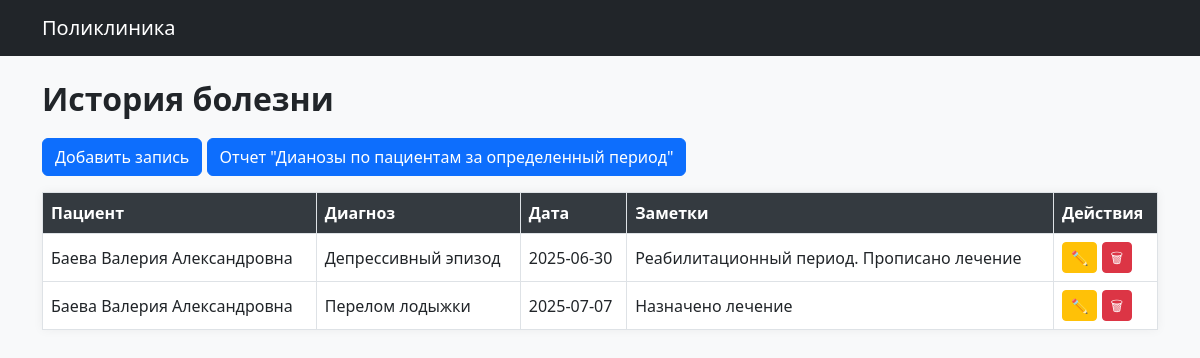
Before: /records with the older database file.
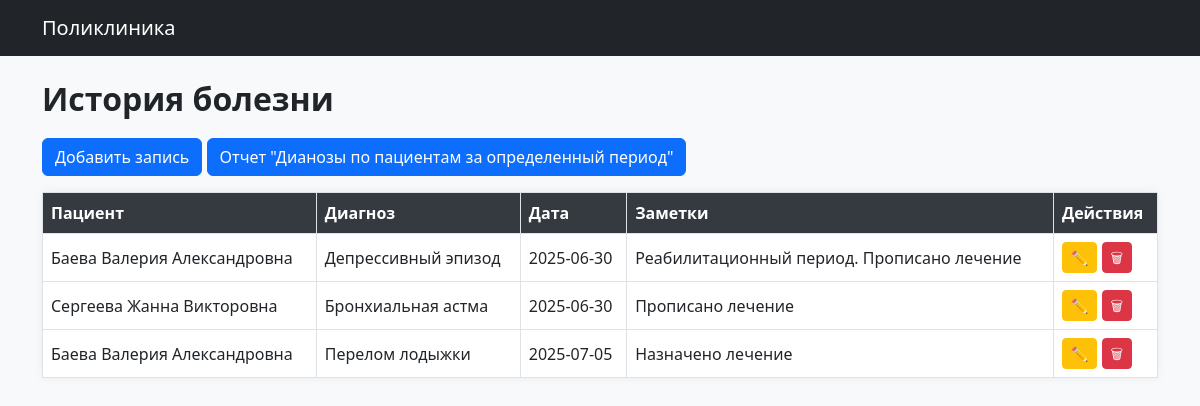
After: the same page with the newer database file.
### models.py (models this page shows)
class MedicalRecord(db.Model):
    __tablename__ = 'medical_records'
    id = db.Column(db.Integer, primary_key=True)
    patient_id = db.Column(db.Integer, db.ForeignKey('patients.id'))
    diagnosis_id = db.Column(db.Integer, db.ForeignKey('diagnoses.id'))
    date = db.Column(db.Date)
    notes = db.Column(db.Text)
    prescriptions = db.relationship('Prescription', backref='medical_record', lazy=True)

class Patient(db.Model):
    __tablename__ = 'patients'
    id = db.Column(db.Integer, primary_key=True)
    last_name = db.Column(db.String(50), nullable=False)
    first_name = db.Column(db.String(50), nullable=False)
    middle_name = db.Column(db.String(50))
    birth_date = db.Column(db.Date)
    gender = db.Column(db.String(10))
    phone = db.Column(db.String(20))
    appointments = db.relationship('Appointment', backref='patient', lazy=True)
    medical_records = db.relationship('MedicalRecord', backref='patient', lazy=True)

class Diagnosis(db.Model):
    __tablename__ = 'diagnoses'
    id = db.Column(db.Integer, primary_key=True)
    code = db.Column(db.String(10))
    name = db.Column(db.String(100))
    description = db.Column(db.Text)
    medical_records = db.relationship('MedicalRecord', backref='diagnosis', lazy=True)

### modules/records.py (the view)
@records_bp.route('/records')
def list_records():
    records = MedicalRecord.query.all()
    return render_template('records/list.html', records=records)

### templates/records/list.html
{% extends 'index.html' %}
{% block content %}
<h2>История болезни</h2>
<a href="/records/new" class="btn btn-primary mb-3">Добавить запись</a>
<a href="/reports/diagnosis_by_period" class="btn btn-primary mb-3">Отчет "Дианозы по пациентам за определенный период"</a>
<table class="table table-bordered">
    <thead>
        <tr>
            <th>Пациент</th>
            <th>Диагноз</th>
            <th>Дата</th>
            <th>Заметки</th>
            <th>Действия</th>
        </tr>
    </thead>
    <tbody>
        {% for rec in records %}
        <tr>
            <td>{{ rec.patient.last_name }} {{ rec.patient.first_name }} {{ rec.patient.middle_name }}</td>
            <td>{{ rec.diagnosis.name }}</td>
            <td>{{ rec.date.strftime('%Y-%m-%d') }}</td>
            <td>{{ rec.notes }}</td>
            <td>
                <a href="/records/{{ rec.id }}/edit" class="btn btn-sm btn-warning">✏️</a>
                <a href="/records/{{ rec.id }}/delete" class="btn btn-sm btn-danger">🗑</a>
            </td>
        </tr>
        {% endfor %}
    </tbody>
</table>
{% endblock %}

Changed rows visible on the page:
removed MedicalRecord: patient.last_name "Баева", patient.first_name "Валерия", patient.middle_name "Александровна", diagnosis.name "Перелом лодыжки", date "2025-07-07", notes "Назначено лечение"
added MedicalRecord: patient.last_name "Сергеева", patient.first_name "Жанна", patient.middle_name "Викторовна", diagnosis.name "Бронхиальная астма", date "2025-06-30", notes "Прописано лечение"
added MedicalRecord: patient.last_name "Баева", patient.first_name "Валерия", patient.middle_name "Александровна", diagnosis.name "Перелом лодыжки", date "2025-07-05", notes "Назначено лечение"
